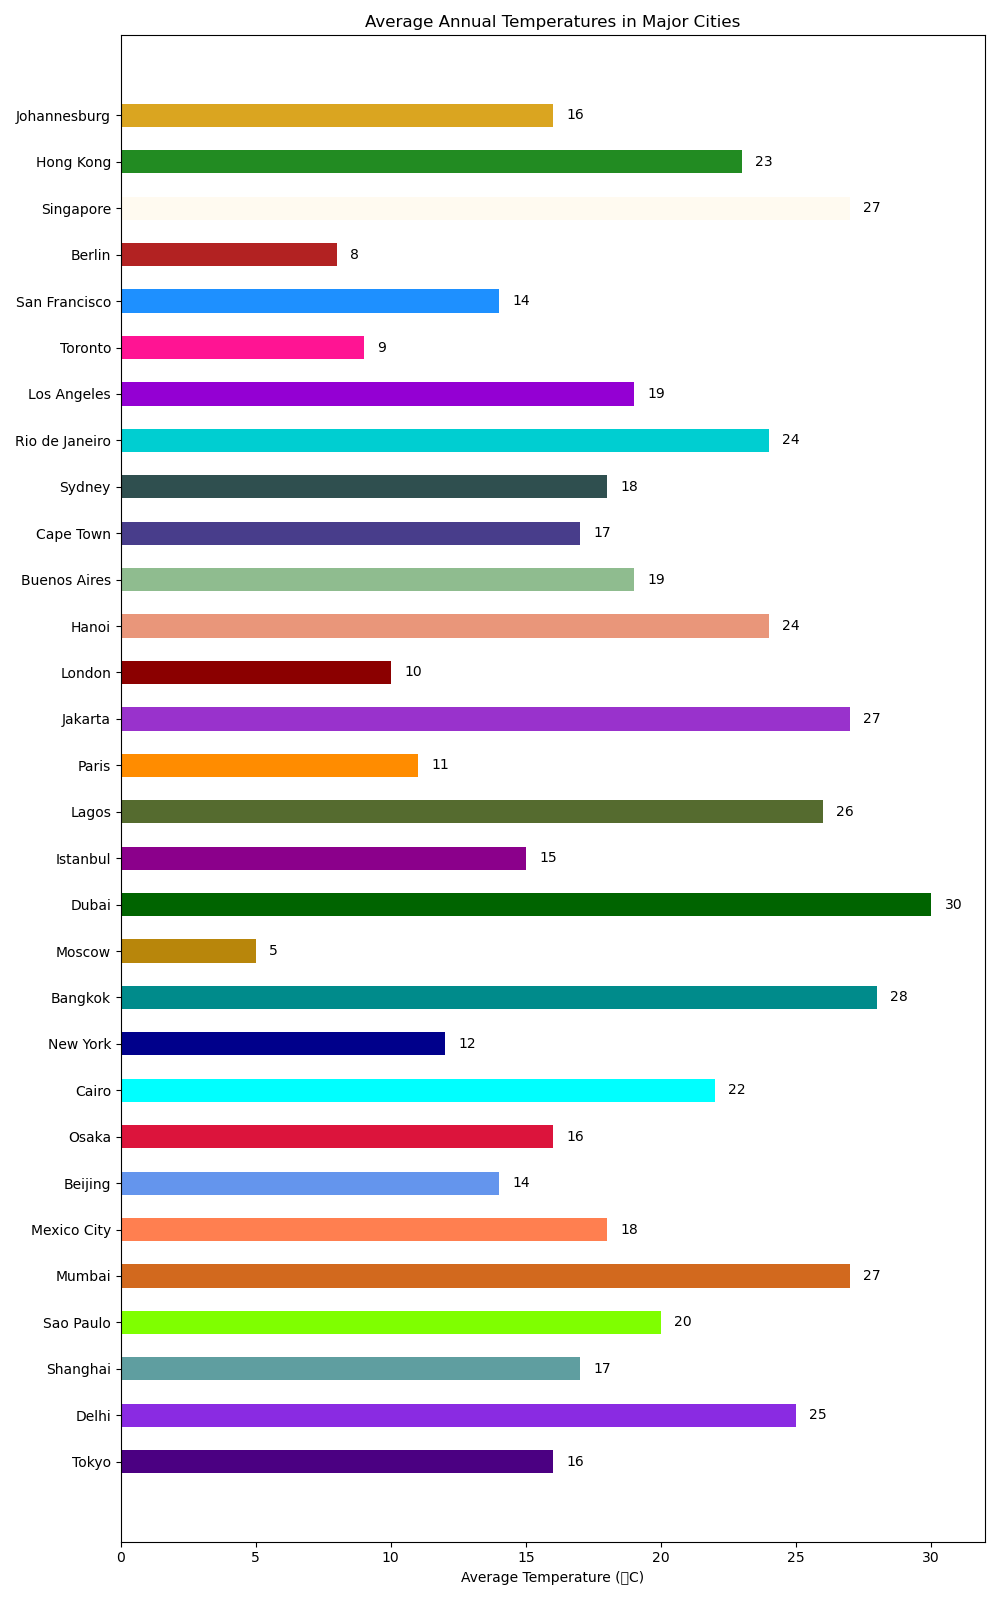

Reproduce this figure in Python.

import matplotlib.pyplot as plt

# Data
cities = ['Tokyo', 'Delhi', 'Shanghai', 'Sao Paulo', 'Mumbai', 'Mexico City',
          'Beijing', 'Osaka', 'Cairo', 'New York', 'Bangkok', 'Moscow',
          'Dubai', 'Istanbul', 'Lagos', 'Paris', 'Jakarta', 'London',
          'Hanoi', 'Buenos Aires', 'Cape Town', 'Sydney', 'Rio de Janeiro',
          'Los Angeles', 'Toronto', 'San Francisco', 'Berlin', 'Singapore',
          'Hong Kong', 'Johannesburg']
temperatures = [16, 25, 17, 20, 27, 18, 14, 16, 22, 12, 28, 5,
                30, 15, 26, 11, 27, 10, 24, 19, 17, 18, 24, 19,
                9, 14, 8, 27, 23, 16]

# Modify the color scheme using specific color codes
colors = ['#4B0082', '#8A2BE2', '#5F9EA0', '#7FFF00', '#D2691E', '#FF7F50',
          '#6495ED', '#DC143C', '#00FFFF', '#00008B', '#008B8B', '#B8860B',
          '#006400', '#8B008B', '#556B2F', '#FF8C00', '#9932CC', '#8B0000',
          '#E9967A', '#8FBC8F', '#483D8B', '#2F4F4F', '#00CED1', '#9400D3',
          '#FF1493', '#1E90FF', '#B22222', '#FFFAF0', '#228B22', '#DAA520']

# Change width of bars
bar_width = 0.5

# Change width and height of the chart
plt.figure(figsize=(10, 16))

# Change the direction of chart (vertical bar chart)
plt.barh(y=cities, width=temperatures, color=colors, height=bar_width)

# Add data labels
for i, temp in enumerate(temperatures):
    plt.text(temp + 0.5, i, str(temp), va='center')

# Change the topic, headline, and data type of the chart
plt.xlabel('Average Temperature (°C)')
plt.title('Average Annual Temperatures in Major Cities')
plt.xlim(0, max(temperatures) + 2)  # Adjust the x-axis to fit the text
plt.tight_layout()

# Show the plot
plt.show()
